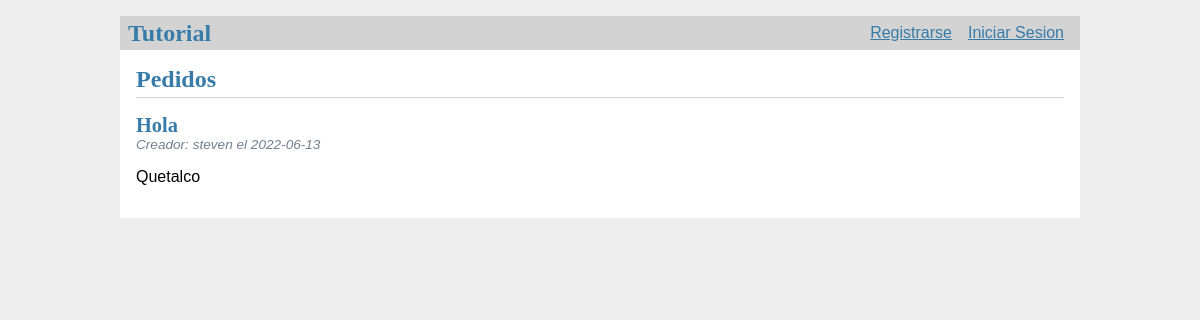
/blog, run on an earlier commit of the app's database.
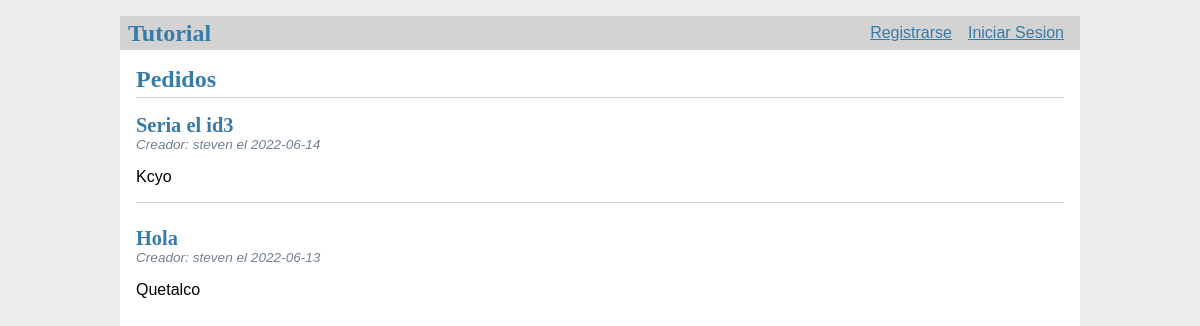
And on a later commit of the database.
### tables this page shows
CREATE TABLE post (
  id INTEGER PRIMARY KEY AUTOINCREMENT,
  author_id INTEGER NOT NULL,
  created TIMESTAMP NOT NULL DEFAULT CURRENT_TIMESTAMP,
  title TEXT NOT NULL,
  body TEXT NOT NULL,
  FOREIGN KEY (author_id) REFERENCES user (id)
);

CREATE TABLE user (
  id INTEGER PRIMARY KEY AUTOINCREMENT,
  username TEXT UNIQUE NOT NULL,
  password TEXT NOT NULL
);

### flaskr/blog.py (the view)
@bp.route('/blog')
def blog():
    db = get_db()
    posts = db.execute(
        'SELECT p.id, title, body, created, author_id, username'
        ' FROM post p JOIN user u ON p.author_id = u.id'
        ' ORDER BY created DESC'
    ).fetchall()
    return render_template('blog/index.html', posts=posts)

### flaskr/auth.py (called while the page is built)
@bp.before_app_request
def load_logged_in_user():
    user_id = session.get('user_id')
    if user_id is None:
        g.user = None
    else:
        g.user = get_db().execute(
            'SELECT * FROM user WHERE id = ?', (user_id,)
        ).fetchone()

### flaskr/db.py (called while the page is built)
def get_db():
    if 'db' not in g:
        g.db = sqlite3.connect('./instance/flaskr.sqlite',
            detect_types=sqlite3.PARSE_DECLTYPES
        )
        g.db.row_factory = sqlite3.Row
    return g.db

### flaskr/templates/blog/index.html (shortened to what this page needs)
{% extends 'base.html' %}
{% block header %}
  <h1>{% block title %}Pedidos{% endblock %}</h1>
{% endblock %}
{% block content %}
  {% for post in posts %}
    <article class="post">
      <header>
        <div>
          <h1>{{ post['title'] }}</h1>
          <div class="about">Creador: {{ post['username'] }} el {{ post['created'].strftime('%Y-%m-%d') }}</div>
        </div>
      </header>
      <p class="body">{{ post['body'] }}</p>
    </article>
    {% if not loop.last %}
      <hr>
    {% endif %}
  {% endfor %}
{% endblock %}

### flaskr/templates/base.html (shortened to what this page needs)
<!doctype html>
<link rel="stylesheet" href="{{ url_for('static', filename='style.css') }}">
<nav>
  <h1>Tutorial</h1>
  <ul>
    {% if g.user %}
      <li><span>{{ g.user['username'] }}</span>
      <li><a href="{{ url_for('auth.logout') }}">Cerrar Sesion</a>
    {% else %}
      <li><a href="{{ url_for('auth.register') }}">Registrarse</a>
      <li><a href="{{ url_for('auth.login') }}">Iniciar Sesion</a>
    {% endif %}
  </ul>
</nav>
<section class="content">
  <header>
    {% block header %}{% endblock %}
  </header>
  {% block content %}{% endblock %}
</section>

### static/style.css (style rules this page uses)
h1 { font-family: serif; color: #377ba8; margin: 1rem 0; }
a { color: #377ba8; }
hr { border: none; border-top: 1px solid lightgray; }
nav { background: lightgray; display: flex; align-items: center; padding: 0 0.5rem; }
nav h1 { flex: auto; margin: 0; }
nav ul { display: flex; list-style: none; margin: 0; padding: 0; }
nav ul li a, nav ul li span, header .action { display: block; padding: 0.5rem; }
.content { padding: 0 1rem 1rem; }
.content > header { border-bottom: 1px solid lightgray; display: flex; align-items: flex-end; }
.content > header h1 { flex: auto; margin: 1rem 0 0.25rem 0; }
.post > header { display: flex; align-items: flex-end; font-size: 0.85em; }
.post > header > div:first-of-type { flex: auto; }
.post > header h1 { font-size: 1.5em; margin-bottom: 0; }
.post .about { color: slategray; font-style: italic; }
.post .body { white-space: pre-line; }
.content:last-child { margin-bottom: 0; }

What changed in the data, as far as the page shows it:
added post: title "Seria el id3", username "steven", created "2022-06-14", body "Kcyo"
